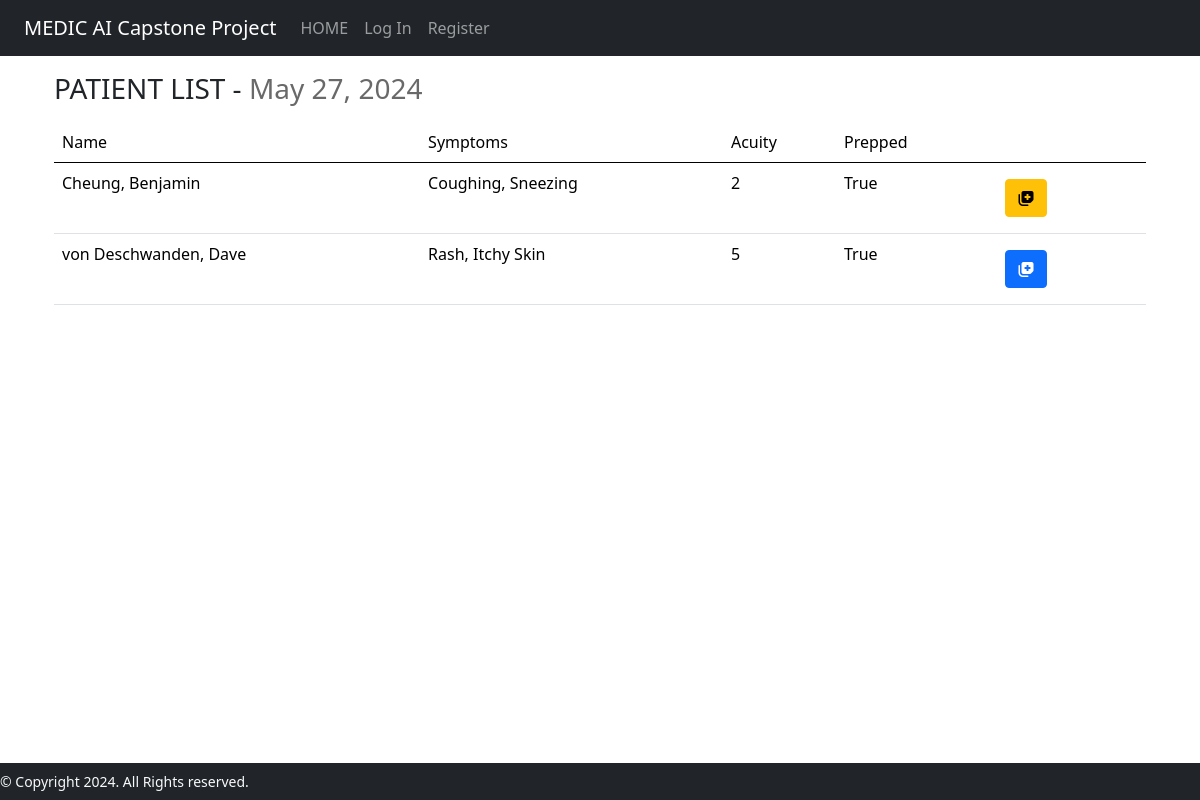
Page /patientlist on the earlier database version.
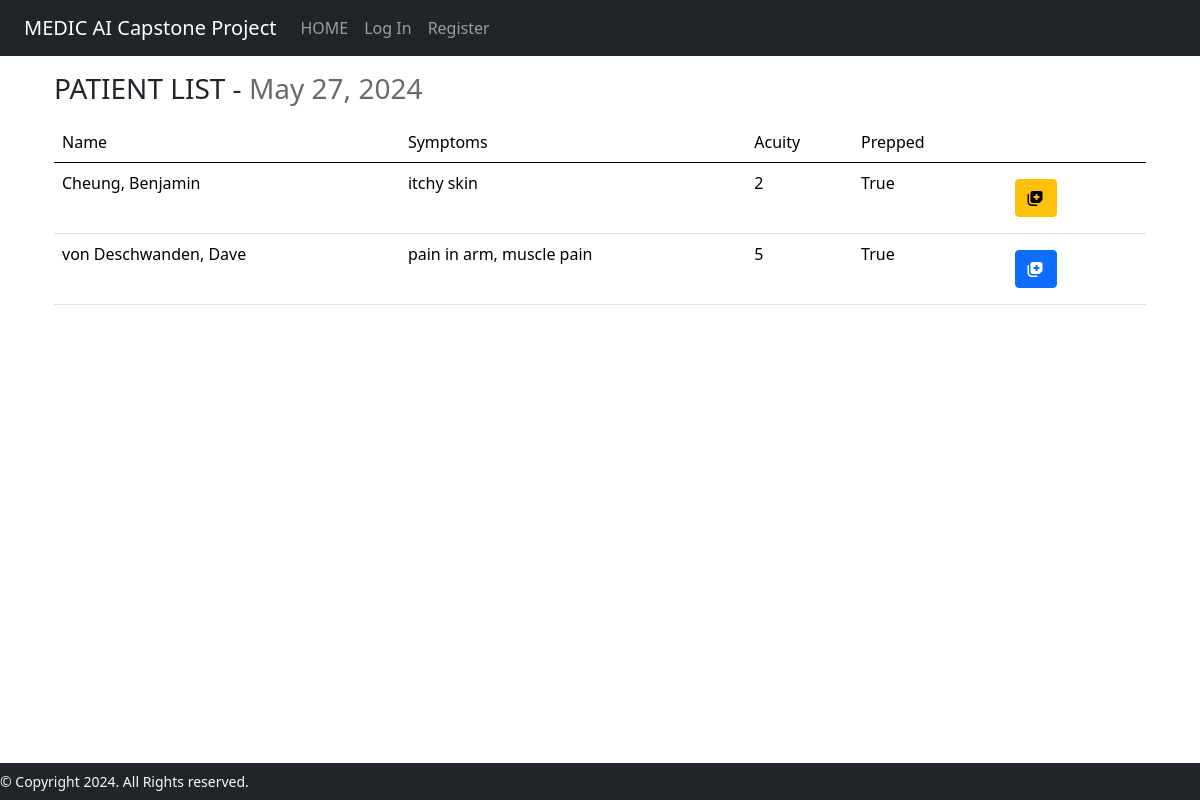
Same page on the later database version.
### medicAI/models.py (models this page shows)
class Hospital_Visit(models.Model):
    ACUITY_CHOICES = [
        ('1', '1'),
        ('2', '2'),
        ('3', '3'),
        ('4', '4'),
        ('5', '5'),
    ]
    patient = models.ForeignKey(Patient, on_delete=models.CASCADE)
    symptom_start_date = models.DateField(default=timezone.now, blank=True)
    acuity = models.CharField(max_length=1, choices=ACUITY_CHOICES, default='5')
    temperature = models.DecimalField(
        max_digits=3,
        decimal_places=1,
        null=True,
        blank=True,
        validators=[MinValueValidator(30), MaxValueValidator(45)]
    )
    heart_rate = models.IntegerField(null=True, blank=True)
    prescription = models.CharField(max_length=200, blank=True)
    diagnosis = models.CharField(max_length=200, blank=True)
    seen_nurse = models.BooleanField(default=False)
    er_doctor = models.ForeignKey(User, on_delete=models.CASCADE, null=True)
    symptoms = models.CharField(max_length=500, null=True, blank=True )

class Patient(models.Model):
    BLOOD_TYPE = [
        ('AB+', 'AB+'),
        ('AB-', 'AB-'),
        ('A+', 'A+'),
        ('A-', 'A-'),
        ('B+', 'B+'),
        ('B-', 'B-'),
        ('O+', 'O+'),
        ('O-', 'O-'),
    ]
    SEX_CHOICES = [
        ('Male', 'Male'),
        ('Female', 'Female'),
        ('Other', 'Other'),
    ]
    first_name = models.CharField(max_length=64)
    last_name = models.CharField(max_length=64)
    dob = models.DateField()
    address = models.CharField(max_length=64, blank=True)
    phone_number = models.CharField(max_length=10, blank=True)
    height = models.IntegerField(blank=True)
    weight = models.IntegerField(blank=True)
    sex = models.CharField(max_length=6, choices=SEX_CHOICES)
    ohip = models.CharField(max_length=12)
    blood_type = models.CharField(
        max_length=3,
        choices=BLOOD_TYPE,
        default="",
        blank=True
    )

### medicAI/views.py (the view)
# urls.py: path("patientlist", views.patientlist, name="patientlist"),
def patientlist(request):
    all_hospital_visits = Hospital_Visit.objects.all().order_by('acuity')
    print(all_hospital_visits)
    context = {
        "hospital_visits": all_hospital_visits,
        "date": datetime.today().date()
    }
    return render(request, "medicAI/patientlist.html", context)

### medicAI/templates/medicAI/patientlist.html (shortened to what this page needs)
{% extends "medicAI/layout.html" %}
{% load l10n %}
{% block body %}
    <div class="container">
        <h3 style="margin: 1rem 0;">PATIENT LIST - <span style="color: dimgray;">{{ date|localize }}</span></h3>
        {% if hospital_visits %}
        <table class="table table-hover">
            <thead>
                <tr>
                    <td class="col">Name</td>
                    <td class="col disable-col">Symptoms</td>
                    <td class="col">Acuity</td>
                    <td class="col">Prepped</td>
                    <td class="col"></td>
                </tr>
            </thead>
            {% for visit in hospital_visits %}
            <tr>
                <td>{{ visit.patient.last_name }}, {{ visit.patient.first_name }}</td>
                <td class="disable-col">
                    {% if visit.symptoms %}
                        {{ visit.symptoms }}
                    {% endif %}
                </td>
                <td>{{visit.acuity}}</td>
                <td>{{visit.seen_nurse}}</td>
                <td class=" text-left">
                    {% if visit.acuity == "1" %}
                    <a class="nav-link link-light" href="{% url 'patientinfo' patient_id=visit.patient.id %}">
                        <button type="button" class="btn btn-danger">
                            <i class="fa-solid fa-notes-medical"></i>
                        </button>
                    </a>
                    {% elif visit.acuity > "1" and "4" > visit.acuity %}
                    <a class="nav-link link-light" href="{% url 'patientinfo' patient_id=visit.patient.id %}">
                        <button type="button" class="btn btn-warning">
                            <i class="fa-solid fa-notes-medical"></i>
                        </button>
                    </a>
                    {% else %}
                    <a class="nav-link link-light" href="{% url 'patientinfo' patient_id=visit.patient.id %}">
                        <button type="button" class="btn btn-primary">
                            <i class="fa-solid fa-notes-medical"></i>
                        </button>
                    </a>
                    {% endif %}
                </td>
            </tr>
            {% endfor %}
        </table>
        {% endif %}
    </div>
{% endblock %}

### medicAI/templates/medicAI/layout.html (shortened to what this page needs)
<!DOCTYPE html>
    <html lang="en">
        <head>
            {% load bootstrap5 %}
            {% bootstrap_css %}
            {% load static %}
            <link href="{% static 'medicAI/styles.css' %}" rel="stylesheet">
            <link href="{% static 'fontawesomefree/css/fontawesome.css' %}" rel="stylesheet" type="text/css">
            <link href="{% static 'fontawesomefree/css/brands.css' %}" rel="stylesheet" type="text/css">
            <link href="{% static 'fontawesomefree/css/solid.css' %}" rel="stylesheet" type="text/css">
            <link href="https://cdn.jsdelivr.net/npm/bootstrap@5.0.0-alpha3/dist/css/bootstrap.min.css" rel="stylesheet">
            <link rel="stylesheet" href="https://cdnjs.cloudflare.com/ajax/libs/bootstrap-datepicker/1.9.0/css/bootstrap-datepicker.min.css">
            <link rel="stylesheet" href="https://cdnjs.cloudflare.com/ajax/libs/font-awesome/4.7.0/css/font-awesome.min.css">
        </head>
        <body>
            <nav class="navbar navbar-expand-lg navbar-dark bg-dark">
                <div class="container-fluid">
                    <a class="navbar-brand" href="/">MEDIC AI Capstone Project</a>
                    <div class="collapse navbar-collapse" id="navbarSupportedContent">
                        <ul class="navbar-nav me-auto mb-2 mb-lg-0">
                            <li class="nav-item">
                                <a class="nav-link" href="/">HOME</a>
                            </li>
                            {% if user.is_authenticated %}
                            <li class="nav-item">
                                <a class="nav-link" href="{% url 'patientlist' %}">PATIENTS</a>
                            </li>
                            <li class="nav-item">
                                <a class="nav-link" href="{% url 'logout' %}" name="logout">Log Out</a>
                            </li>
                            <li class="nav-item">
                                <a class="nav-link" href="" id="user-logo"></a>
                            </li>
                            {% else %}
                            <li class="nav-item">
                                <a class="nav-link" href="{% url 'login' %}">Log In</a>
                            </li>
                            <li class="nav-item">
                                <a class="nav-link" href="#">Register</a>
                            </li>
                            {% endif %}
                        </ul>
                    </div>
                </div>
            </nav>
            {% block body %}
            {% endblock %}
            <footer>
                <nav class="navbar fixed-bottom nav-background nav bg-dark" style="text-align: center; padding: 0;">
                  <small class="display-50 navbar-text text-light">&copy; Copyright 2024. All Rights reserved.</small>
                </nav>
            </footer>
        </body>
    </html>
<!DOCTYPE html>

Differences in the rows shown:
changed Hospital_Visit "Cheung": symptoms "Coughing, Sneezing" → "itchy skin"
changed Hospital_Visit "von Deschwanden": symptoms "Rash, Itchy Skin" → "pain in arm, muscle pain"
